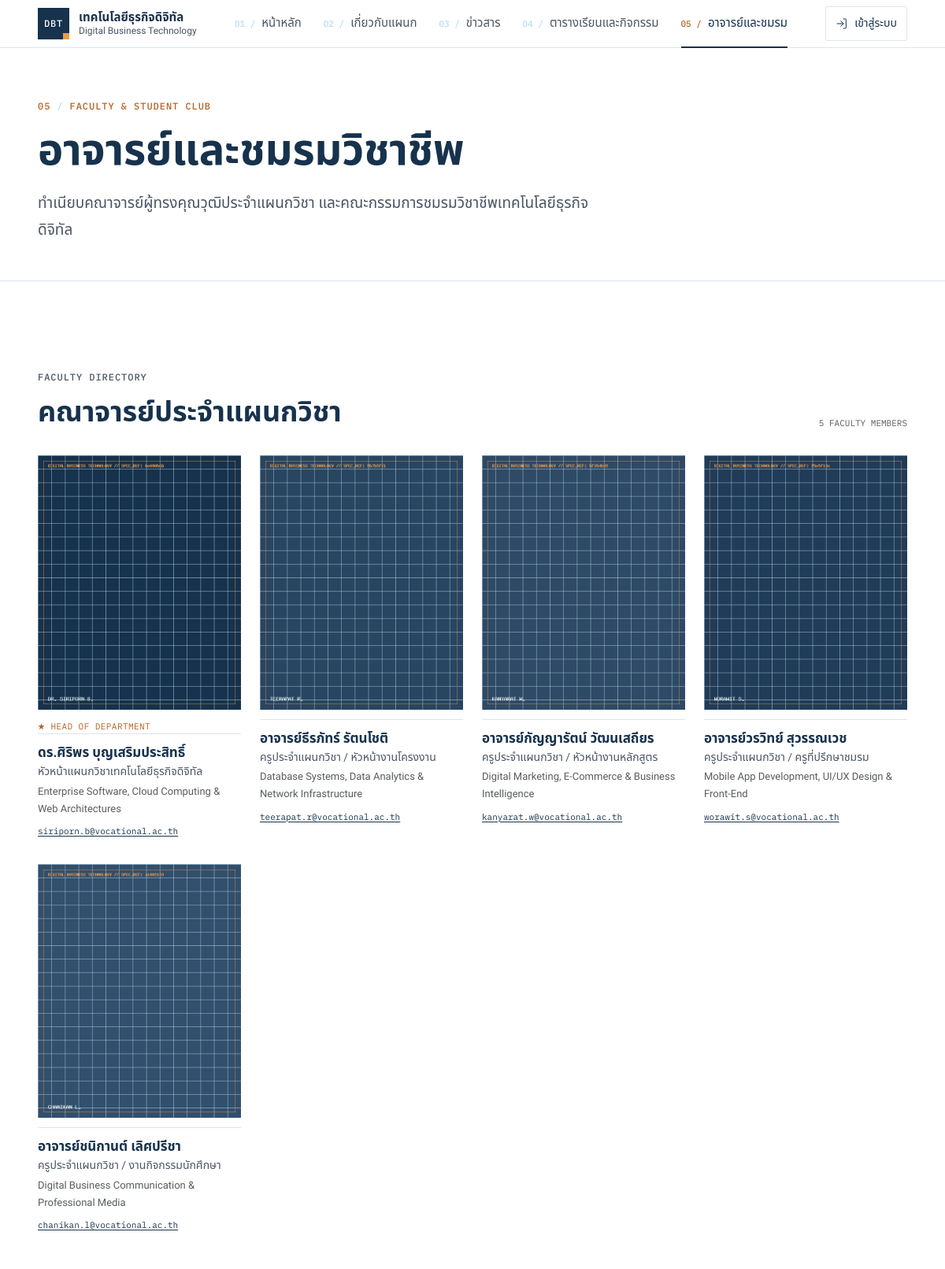
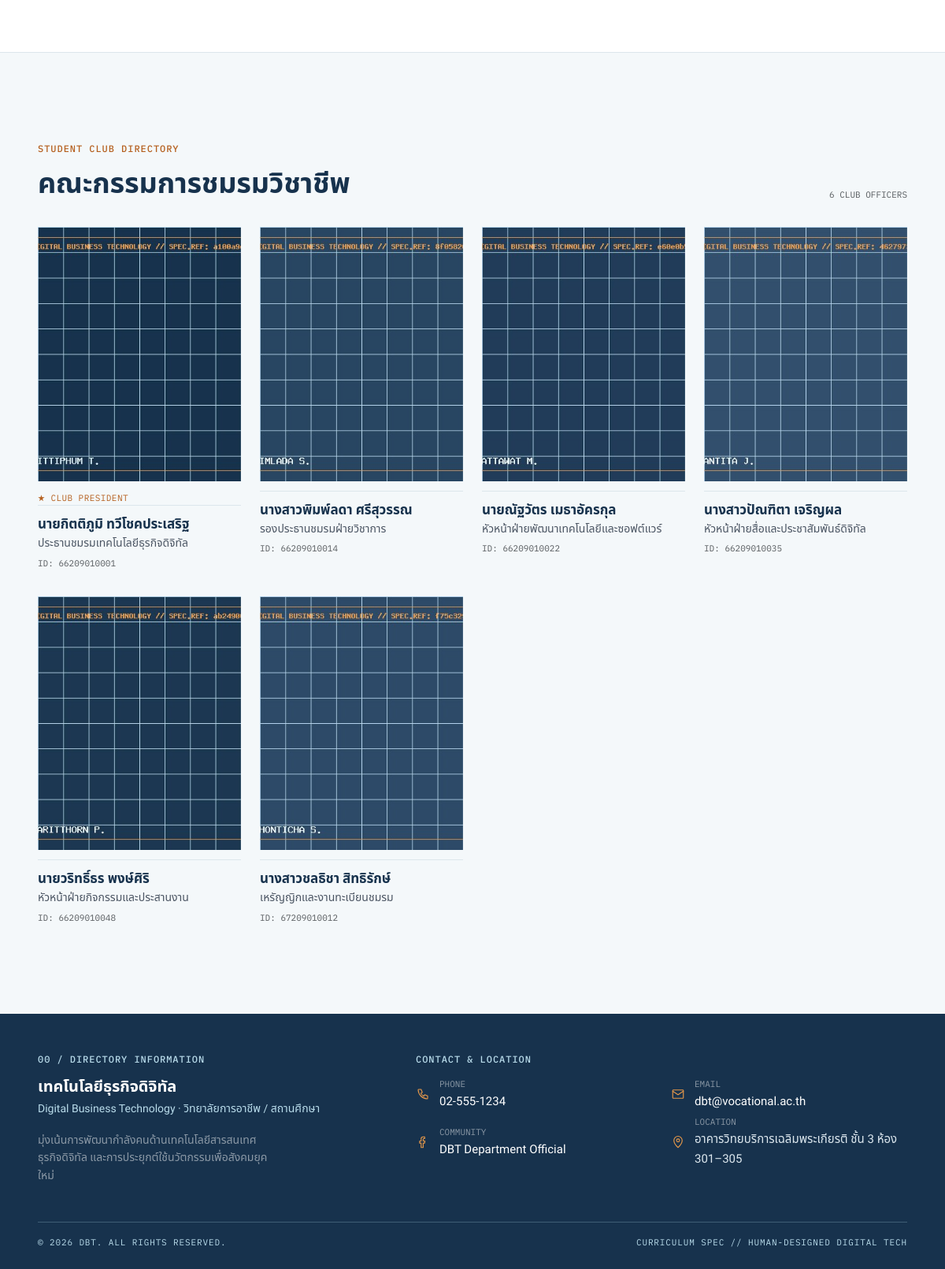
The app's page /teachers.php with its own data (2 pictures, top to bottom).
### tables this page shows
CREATE TABLE `teachers` (
  `id` INT AUTO_INCREMENT PRIMARY KEY,
  `name` VARCHAR(100) NOT NULL,
  `position` VARCHAR(100) NOT NULL,
  `specialization` VARCHAR(255) NULL,
  `email` VARCHAR(100) NULL,
  `image_path` VARCHAR(255) NULL,
  `is_head` TINYINT(1) NOT NULL DEFAULT 0,
  `sort_order` INT NOT NULL DEFAULT 0,
  INDEX `idx_teacher_order` (`sort_order`)
);

CREATE TABLE `club_members` (
  `id` INT AUTO_INCREMENT PRIMARY KEY,
  `student_id` VARCHAR(20) NULL,
  `name` VARCHAR(100) NOT NULL,
  `club_role` VARCHAR(100) NOT NULL,
  `is_club_head` TINYINT(1) NOT NULL DEFAULT 0,
  `image_path` VARCHAR(255) NULL,
  `sort_order` INT NOT NULL DEFAULT 0,
  INDEX `idx_club_order` (`sort_order`)
);

### includes/db.php (called while the page is built, shortened)
<?php
function db(): PDO
{
    static $pdo = null;
    if ($pdo === null) {
        try {
            $pdo = new PDO(
                'mysql:host=' . DB_HOST . ';dbname=' . DB_NAME . ';charset=utf8mb4',
                DB_USER,
                DB_PASS,
                [
                    PDO::ATTR_ERRMODE            => PDO::ERRMODE_EXCEPTION,
                    PDO::ATTR_DEFAULT_FETCH_MODE => PDO::FETCH_ASSOC,
                    PDO::ATTR_EMULATE_PREPARES   => false,
                ]
            );
        } catch (PDOException $e) {
            http_response_code(500);
            exit('<p style="font-family:sans-serif;padding:2rem">เชื่อมต่อฐานข้อมูลไม่ได้ — ตรวจสอบค่าใน <code>includes/config.php</code> และนำเข้า <code>database/schema.sql</code></p>');
        }
    }
    return $pdo;
}
function execute_query(string $sql, array $params = []): PDOStatement
{
    $st = db()->prepare($sql);
    $st->execute($params);
    return $st;
}
function q(string $sql, array $params = []): PDOStatement
{
    return execute_query($sql, $params);
}

### teachers.php (the view, shortened to what this page needs)
<?php
require_once __DIR__ . '/includes/helpers.php';
$teachers = q("
  SELECT * FROM teachers
  ORDER BY is_head DESC, sort_order ASC, id ASC
")->fetchAll();
$clubMembers = q("
  SELECT * FROM club_members
  ORDER BY is_club_head DESC, sort_order ASC, id ASC
")->fetchAll();
include __DIR__ . '/includes/header.php';
?>
<div class="page-head">
  <div class="container-xl">
    <p class="eyebrow">
      <span>05</span>
      <span class="sep">/</span>
      <span>FACULTY & STUDENT CLUB</span>
    </p>
    <h1>อาจารย์และชมรมวิชาชีพ</h1>
    <p class="lead-text">
      ทำเนียบคณาจารย์ผู้ทรงคุณวุฒิประจำแผนกวิชา และคณะกรรมการชมรมวิชาชีพเทคโนโลยีธุรกิจดิจิทัล
    </p>
  </div>
</div>
<section class="section">
  <div class="container-xl">
    <div class="section-head">
      <div>
        <p class="eyebrow eyebrow-muted">FACULTY DIRECTORY</p>
        <h2>คณาจารย์ประจำแผนกวิชา</h2>
      </div>
      <span class="mono text-muted" style="font-size: 11px;"><?= count($teachers) ?> FACULTY MEMBERS</span>
    </div>
    <ul class="people-list people-grid">
      <?php foreach ($teachers as $t): ?>
        <li>
          <?= render_avatar($t['name'], $t['image_path'] ?? null) ?>
          <div>
            <?php if ($t['is_head']): ?>
              <span class="sub d-block">★ HEAD OF DEPARTMENT</span>
            <?php endif; ?>
            <h3><?= e($t['name']) ?></h3>
            <p><?= e($t['position']) ?></p>
            <?php if (!empty($t['specialization'])): ?>
              <p class="text-muted" style="font-size: .8125rem; margin-top: 2px;">
                <?= e($t['specialization']) ?>
              </p>
            <?php endif; ?>
            <?php if (!empty($t['email'])): ?>
              <div class="mono mt-2" style="font-size: 11px;">
                <a href="mailto:<?= e($t['email']) ?>" class="text-navy"><?= e($t['email']) ?></a>
              </div>
            <?php endif; ?>
          </div>
        </li>
      <?php endforeach; ?>
    </ul>
  </div>
</section>
<section class="section section-alt">
  <div class="container-xl">
    <div class="section-head">
      <div>
        <p class="eyebrow">STUDENT CLUB DIRECTORY</p>
        <h2>คณะกรรมการชมรมวิชาชีพ</h2>
      </div>
      <span class="mono text-muted" style="font-size: 11px;"><?= count($clubMembers) ?> CLUB OFFICERS</span>
    </div>
    <ul class="people-list people-grid">
      <?php foreach ($clubMembers as $m): ?>
        <li>
          <?= render_avatar($m['name'], $m['image_path'] ?? null) ?>
          <div>
            <?php if ($m['is_club_head']): ?>
              <span class="sub d-block">★ CLUB PRESIDENT</span>
            <?php endif; ?>
            <h3><?= e($m['name']) ?></h3>
            <p><?= e($m['club_role']) ?></p>
            <?php if (!empty($m['student_id'])): ?>
              <div class="mono text-muted mt-1" style="font-size: 11px;">
                ID: <?= e($m['student_id']) ?>
              </div>
            <?php endif; ?>
          </div>
        </li>
      <?php endforeach; ?>
    </ul>
  </div>
</section>
<?php include __DIR__ . '/includes/footer.php'; ?>

### includes/helpers.php (shortened to what this page needs)
<?php
require_once __DIR__ . '/db.php';
function e($v): string
{
    return htmlspecialchars((string) $v, ENT_QUOTES, 'UTF-8');
}
function url(string $path = ''): string
{
    return BASE_URL . '/' . ltrim($path, '/');
}
function render_avatar(string $name, ?string $imagePath, string $class = 'figure-img marks'): string
{
    $c = $class ? ' ' . e($class) : '';
    $hasImage = $imagePath && is_file(ROOT_PATH . '/' . $imagePath);
    $html = '<div class="avatar' . $c . '">';
    if ($hasImage) {
        $html .= '<img src="' . e(url($imagePath)) . '" alt="' . e($name) . '" loading="lazy">';
    } else {
        $html .= '<div class="monogram">' . e(initials($name)) . '</div>';
    }
    $html .= '</div>';
    return $html;
}
function icon(string $name, int $size = 20, string $class = ''): string
{
    $c = $class ? ' class="' . e($class) . '"' : '';
    return '<svg' . $c . ' width="' . $size . '" height="' . $size . '" viewBox="0 0 24 24" fill="none" stroke="currentColor" stroke-width="1.5" stroke-linecap="round" stroke-linejoin="round" aria-hidden="true" focusable="false">' . ($p[$name] ?? '') . '</svg>';
}

### records on screen
teachers: image_path (picture), is_head "★ HEAD OF DEPARTMENT", name "ดร.ศิริพร บุญเสริมประสิทธิ์", position "หัวหน้าแผนกวิชาเทคโนโลยีธุรกิจดิจิทัล", specialization "Enterprise Software, Cloud Computing & Web Architectures", email "siriporn.b@vocational.ac.th"
teachers: image_path (picture), name "อาจารย์ธีรภัทร์ รัตนโชติ", position "ครูประจำแผนกวิชา / หัวหน้างานโครงงาน", specialization "Database Systems, Data Analytics & Network Infrastructure", email "teerapat.r@vocational.ac.th"
teachers: image_path (picture), name "อาจารย์กัญญารัตน์ วัฒนเสถียร", position "ครูประจำแผนกวิชา / หัวหน้างานหลักสูตร", specialization "Digital Marketing, E-Commerce & Business Intelligence", email "kanyarat.w@vocational.ac.th"
teachers: image_path (picture), name "อาจารย์วรวิทย์ สุวรรณเวช", position "ครูประจำแผนกวิชา / ครูที่ปรึกษาชมรม", specialization "Mobile App Development, UI/UX Design & Front-End", email "worawit.s@vocational.ac.th"
teachers: image_path (picture), name "อาจารย์ชนิกานต์ เลิศปรีชา", position "ครูประจำแผนกวิชา / งานกิจกรรมนักศึกษา", specialization "Digital Business Communication & Professional Media", email "chanikan.l@vocational.ac.th"
club_members: image_path (picture), is_club_head "★ CLUB PRESIDENT", name "นายกิตติภูมิ ทวีโชคประเสริฐ", club_role "ประธานชมรมเทคโนโลยีธุรกิจดิจิทัล", student "66209010001"
club_members: image_path (picture), name "นางสาวพิมพ์ลดา ศรีสุวรรณ", club_role "รองประธานชมรมฝ่ายวิชาการ", student "66209010014"
club_members: image_path (picture), name "นายณัฐวัตร เมธาอัครกุล", club_role "หัวหน้าฝ่ายพัฒนาเทคโนโลยีและซอฟต์แวร์", student "66209010022"
club_members: image_path (picture), name "นางสาวปัณฑิตา เจริญผล", club_role "หัวหน้าฝ่ายสื่อและประชาสัมพันธ์ดิจิทัล", student "66209010035"
club_members: image_path (picture), name "นายวริทธิ์ธร พงษ์ศิริ", club_role "หัวหน้าฝ่ายกิจกรรมและประสานงาน", student "66209010048"
club_members: image_path (picture), name "นางสาวชลธิชา สิทธิรักษ์", club_role "เหรัญญิกและงานทะเบียนชมรม", student "67209010012"

### other values on screen
SITE_NAME "เทคโนโลยีธุรกิจดิจิทัล"
SITE_NAME_EN "Digital Business Technology"
count($teachers) "5"
count($clubMembers) "6"
INSTITUTE_NAME "วิทยาลัยการอาชีพ / สถานศึกษา"
setting('contact_phone', CONTACT_PHONE) "02-555-1234"
setting('contact_email', CONTACT_EMAIL) "dbt@vocational.ac.th"
setting('contact_facebook_name', CONTACT_FACEBOOK_NAME) "DBT Department Official"
setting('contact_address', CONTACT_ADDRESS) "อาคารวิทยบริการเฉลิมพระเกียรติ ชั้น 3 ห้อง 301–305"
SITE_SHORT "DBT"
